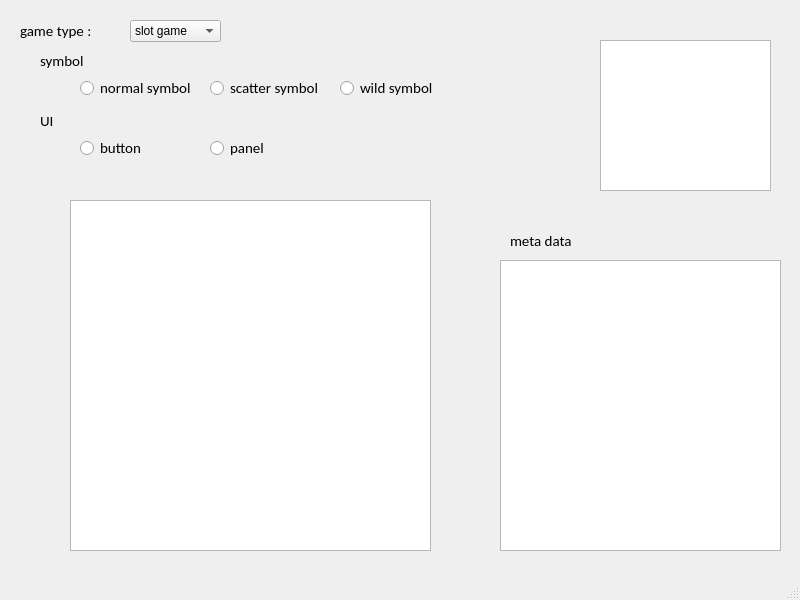
<?xml version="1.0" encoding="UTF-8"?>
<ui version="4.0">
 <class>MainWindow</class>
 <widget class="QMainWindow" name="MainWindow">
  <property name="geometry">
   <rect>
    <x>0</x>
    <y>0</y>
    <width>800</width>
    <height>600</height>
   </rect>
  </property>
  <property name="windowTitle">
   <string>MainWindow</string>
  </property>
  <widget class="QWidget" name="centralwidget">
   <widget class="QRadioButton" name="radioButton">
    <property name="geometry">
     <rect>
      <x>80</x>
      <y>80</y>
      <width>111</width>
      <height>16</height>
     </rect>
    </property>
    <property name="font">
     <font>
      <family>Calibri</family>
      <pointsize>11</pointsize>
     </font>
    </property>
    <property name="text">
     <string>normal symbol</string>
    </property>
   </widget>
   <widget class="QRadioButton" name="radioButton_3">
    <property name="geometry">
     <rect>
      <x>210</x>
      <y>80</y>
      <width>111</width>
      <height>16</height>
     </rect>
    </property>
    <property name="font">
     <font>
      <family>Calibri</family>
      <pointsize>11</pointsize>
     </font>
    </property>
    <property name="text">
     <string>scatter symbol</string>
    </property>
   </widget>
   <widget class="QRadioButton" name="radioButton_5">
    <property name="geometry">
     <rect>
      <x>340</x>
      <y>80</y>
      <width>101</width>
      <height>16</height>
     </rect>
    </property>
    <property name="font">
     <font>
      <family>Calibri</family>
      <pointsize>11</pointsize>
     </font>
    </property>
    <property name="text">
     <string>wild symbol</string>
    </property>
   </widget>
   <widget class="QComboBox" name="comboBox">
    <property name="geometry">
     <rect>
      <x>130</x>
      <y>20</y>
      <width>91</width>
      <height>22</height>
     </rect>
    </property>
    <item>
     <property name="text">
      <string>slot game</string>
     </property>
    </item>
    <item>
     <property name="text">
      <string>visual game</string>
     </property>
    </item>
    <item>
     <property name="text">
      <string>sport game</string>
     </property>
    </item>
   </widget>
   <widget class="QLabel" name="label">
    <property name="geometry">
     <rect>
      <x>20</x>
      <y>20</y>
      <width>71</width>
      <height>21</height>
     </rect>
    </property>
    <property name="font">
     <font>
      <family>Calibri</family>
      <pointsize>11</pointsize>
     </font>
    </property>
    <property name="text">
     <string>game type :</string>
    </property>
   </widget>
   <widget class="QLabel" name="label_2">
    <property name="geometry">
     <rect>
      <x>40</x>
      <y>50</y>
      <width>71</width>
      <height>21</height>
     </rect>
    </property>
    <property name="font">
     <font>
      <family>Calibri</family>
      <pointsize>11</pointsize>
     </font>
    </property>
    <property name="text">
     <string>symbol</string>
    </property>
   </widget>
   <widget class="QLabel" name="label_3">
    <property name="geometry">
     <rect>
      <x>40</x>
      <y>110</y>
      <width>71</width>
      <height>21</height>
     </rect>
    </property>
    <property name="font">
     <font>
      <family>Calibri</family>
      <pointsize>11</pointsize>
     </font>
    </property>
    <property name="text">
     <string>UI</string>
    </property>
   </widget>
   <widget class="QRadioButton" name="radioButton_2">
    <property name="geometry">
     <rect>
      <x>80</x>
      <y>140</y>
      <width>111</width>
      <height>16</height>
     </rect>
    </property>
    <property name="font">
     <font>
      <family>Calibri</family>
      <pointsize>11</pointsize>
     </font>
    </property>
    <property name="text">
     <string>button</string>
    </property>
   </widget>
   <widget class="QRadioButton" name="radioButton_4">
    <property name="geometry">
     <rect>
      <x>210</x>
      <y>140</y>
      <width>111</width>
      <height>16</height>
     </rect>
    </property>
    <property name="font">
     <font>
      <family>Calibri</family>
      <pointsize>11</pointsize>
     </font>
    </property>
    <property name="text">
     <string>panel</string>
    </property>
   </widget>
   <widget class="QTableView" name="tableView">
    <property name="geometry">
     <rect>
      <x>70</x>
      <y>200</y>
      <width>361</width>
      <height>351</height>
     </rect>
    </property>
   </widget>
   <widget class="QTableView" name="tableView_2">
    <property name="geometry">
     <rect>
      <x>600</x>
      <y>40</y>
      <width>171</width>
      <height>151</height>
     </rect>
    </property>
   </widget>
   <widget class="QLabel" name="label_4">
    <property name="geometry">
     <rect>
      <x>510</x>
      <y>230</y>
      <width>71</width>
      <height>21</height>
     </rect>
    </property>
    <property name="font">
     <font>
      <family>Calibri</family>
      <pointsize>11</pointsize>
     </font>
    </property>
    <property name="text">
     <string>meta data</string>
    </property>
   </widget>
   <widget class="QTableView" name="tableView_3">
    <property name="geometry">
     <rect>
      <x>500</x>
      <y>260</y>
      <width>281</width>
      <height>291</height>
     </rect>
    </property>
   </widget>
  </widget>
  <widget class="QStatusBar" name="statusbar"/>
 </widget>
 <resources/>
 <connections/>
</ui>
